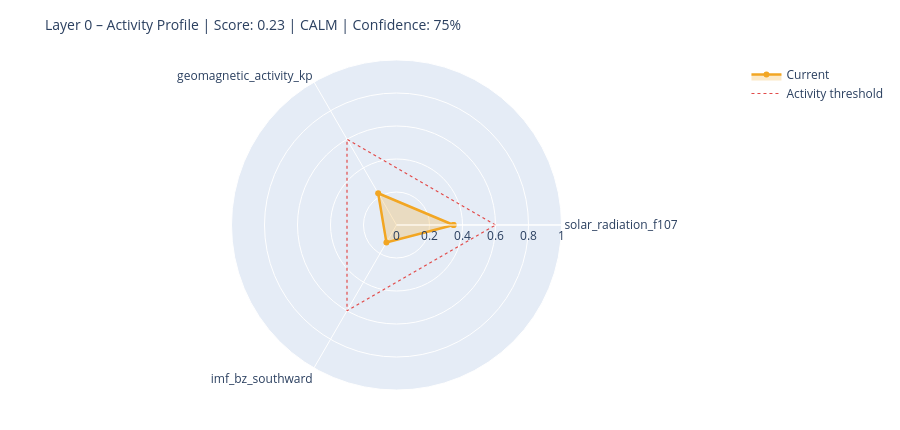

Source (notebook cell):
### Markdown cell above
---
## 6. State Assessment & Handoff to Layer 1

### Code cell
# ============================================================
# STEP 1 – Collect raw values with source modes
# Mode: 'primary' | 'fallback_3h' | 'last_valid' | 'missing'
# ============================================================

def safe_last(df, col):
    if df is None or col not in df.columns: return None
    s = df[col].dropna()
    return float(s.iloc[-1]) if not s.empty else None

f107_now = safe_last(df_f107, 'f10.7')
bz_now   = safe_last(df_mag,  'bz_gsm')
kp_now   = safe_last(df_kp,   'kp')
sw_now   = safe_last(df_sw,   'speed')

source_modes = {
    'F10.7':    'primary'  if f107_now is not None else 'missing',
    'Kp':       'primary'  if kp_now   is not None else 'missing',
    'IMF_Bz':   'primary'  if bz_now   is not None else 'missing',
    'SW_speed': 'primary'  if sw_now   is not None else 'missing',
}

# Kp Fallback – 3h endpoint
if kp_now is None:
    try:
        r = requests.get(
            'https://services.swpc.noaa.gov/json/noaa-planetary-k-index.json',
            timeout=10)
        r.raise_for_status()
        fb = pd.DataFrame(r.json())
        tc = next((c for c in fb.columns if 'time' in c.lower()), fb.columns[0])
        kc = next((c for c in fb.columns if 'kp' in c.lower() and c != tc), None)
        if kc:
            fb[kc] = fb[kc].astype(str).str.extract(r'([0-9]+(?:\.[0-9]*)?)')[0]
            fb[kc] = pd.to_numeric(fb[kc], errors='coerce')
            fb = fb[fb[kc] >= 0].dropna(subset=[kc])
            if not fb.empty:
                kp_now = float(fb[kc].iloc[-1])
                source_modes['Kp'] = 'fallback_3h'
                print(f'  Kp fallback (3h): {kp_now:.1f}')
    except Exception as e:
        print(f'  Kp fallback failed: {e}')

# Solar Wind Fallback – last valid value
if sw_now is None and df_sw is not None and 'speed' in df_sw.columns:
    s = df_sw['speed'].dropna()
    if not s.empty:
        sw_now = float(s.iloc[-1])
        source_modes['SW_speed'] = 'last_valid'
        print(f'  SW fallback (last_valid): {sw_now:.0f} km/s')

print()
print('Source modes:', source_modes)

# ============================================================
# STEP 2 – Score from available components only
# ============================================================

def norm(v, lo, hi):
    if v is None: return None
    return max(0.0, min(1.0, (v - lo) / (hi - lo)))

COMPONENTS = {
    'solar_radiation_f107':    (f107_now, norm(f107_now, 60, 250)),
    'geomagnetic_activity_kp': (kp_now,   norm(kp_now,   0,   9)),
    'imf_bz_southward':        (bz_now,   norm(-(bz_now or 0) if bz_now else None, -5, 30)
                                           if bz_now is not None else None),
    'solar_wind_speed':        (sw_now,   norm(sw_now, 300, 800)),
}

available   = {k: v[1] for k, v in COMPONENTS.items() if v[1] is not None}
unavailable = [k for k, v in COMPONENTS.items() if v[1] is None]

layer0_score = round(sum(available.values()) / len(available), 4) if available else None
confidence   = round(len(available) / len(COMPONENTS), 2)

level = ('unknown'  if layer0_score is None
         else 'calm'     if layer0_score < 0.3
         else 'moderate' if layer0_score < 0.6
         else 'active')

# ============================================================
# STEP 3 – Dominant Driver
# ============================================================

def dominant_driver(kp, f107, bz, sw):
    candidates = []
    if kp   is not None and kp   >= 4:   candidates.append(('geomagnetic',    kp / 9))
    if sw   is not None and sw   >= 500:  candidates.append(('solar_wind',     sw / 800))
    if bz   is not None and bz   <= -5:   candidates.append(('imf_southward',  abs(bz) / 30))
    if f107 is not None and f107 >= 150:  candidates.append(('solar_radiation',f107 / 250))
    return max(candidates, key=lambda x: x[1])[0] if candidates else 'none'

driver = dominant_driver(kp_now, f107_now, bz_now, sw_now)

# ============================================================
# STEP 4 – Downstream expectations
# ============================================================

def downstream_expectation(driver, score, kp, bz, f107):
    exp = {
        'magnetosphere':        'calm',
        'ionosphere':           'calm',
        'schumann_resonance':   'unchanged',
        'lithosphere_currents': 'low',
    }
    if driver == 'geomagnetic' or (kp and kp >= 5):
        exp['magnetosphere']        = 'compressed / storm'
        exp['ionosphere']           = 'elevated disturbance (TEC variability)'
        exp['schumann_resonance']   = 'elevated amplitude possible'
        exp['lithosphere_currents'] = 'elevated induction currents'
    elif driver == 'imf_southward' or (bz and bz <= -5):
        exp['magnetosphere']        = 'energy coupling active'
        exp['ionosphere']           = 'elevated electron density possible'
        exp['schumann_resonance']   = 'slight modulation possible'
    elif driver == 'solar_radiation' or (f107 and f107 >= 150):
        exp['ionosphere']           = 'elevated ionization (F-layer)'
        exp['schumann_resonance']   = 'slightly elevated background activity'
    return exp

downstream = downstream_expectation(driver, layer0_score, kp_now, bz_now, f107_now)

# ============================================================
# CONSOLE OUTPUT
# ============================================================

W = 58
print('=' * W)
print('LAYER 0 – STATE ASSESSMENT')
print('=' * W)
for name, (raw_v, score_v) in COMPONENTS.items():
    if score_v is not None:
        bar = '█' * int(score_v * 20) + '░' * (20 - int(score_v * 20))
        print(f'  {name:<35}  {bar}  {score_v:.2f}')
    else:
        print(f'  {name:<35}  {"─" * 20}  n/a')
print('-' * W)
print(f'  Score ({len(available)}/{len(COMPONENTS)} components):  {layer0_score:.3f}')
print(f'  Confidence:         {confidence:.0%}')
print(f'  Level:              {level.upper()}')
print(f'  Dominant Driver:    {driver}')

# Radar chart
cats = list(available.keys())
vals = list(available.values())
if len(cats) >= 3:
    fig = go.Figure()
    fig.add_trace(go.Scatterpolar(
        r=vals + [vals[0]], theta=cats + [cats[0]],
        fill='toself', fillcolor='rgba(242,166,35,0.25)',
        line=dict(color='#F2A623', width=2.5), name='Current'
    ))
    fig.add_trace(go.Scatterpolar(
        r=[0.6] * (len(cats) + 1), theta=cats + [cats[0]],
        line=dict(color='#E24B4A', dash='dot', width=1.2),
        mode='lines', name='Activity threshold'
    ))
    fig.update_layout(
        title=dict(text=f'Layer 0 – Activity Profile | Score: {layer0_score:.2f} | {level.upper()} | Confidence: {confidence:.0%}',
                   font=dict(size=14)),
        polar=dict(radialaxis=dict(visible=True, range=[0, 1])),
        height=430, showlegend=True,
        margin=dict(l=60, r=60, t=60, b=40)
    )
    fig.show()

### Figure 1 — Plotly figure (JSON) as saved in the notebook; plotly's stock layout.template omitted (floating-point values rounded to 4 significant figures)
{"data": [{"fill": "toself", "fillcolor": "rgba(242,166,35,0.25)", "line": {"color": "#F2A623", "width": 2.5}, "name": "Current", "r": [0.3457, 0.2222, 0.1223, 0.3457], "theta": ["solar_radiation_f107", "geomagnetic_activity_kp", "imf_bz_southward", "solar_radiation_f107"], "type": "scatterpolar"}, {"line": {"color": "#E24B4A", "dash": "dot", "width": 1.2}, "mode": "lines", "name": "Activity threshold", "r": [0.6, 0.6, 0.6, 0.6], "theta": ["solar_radiation_f107", "geomagnetic_activity_kp", "imf_bz_southward", "solar_radiation_f107"], "type": "scatterpolar"}], "layout": {"height": 430, "margin": {"b": 40, "l": 60, "r": 60, "t": 60}, "polar": {"radialaxis": {"range": [0, 1], "visible": true}}, "showlegend": true, "title": {"font": {"size": 14}, "text": "Layer 0 – Activity Profile | Score: 0.23 | CALM | Confidence: 75%"}}}
